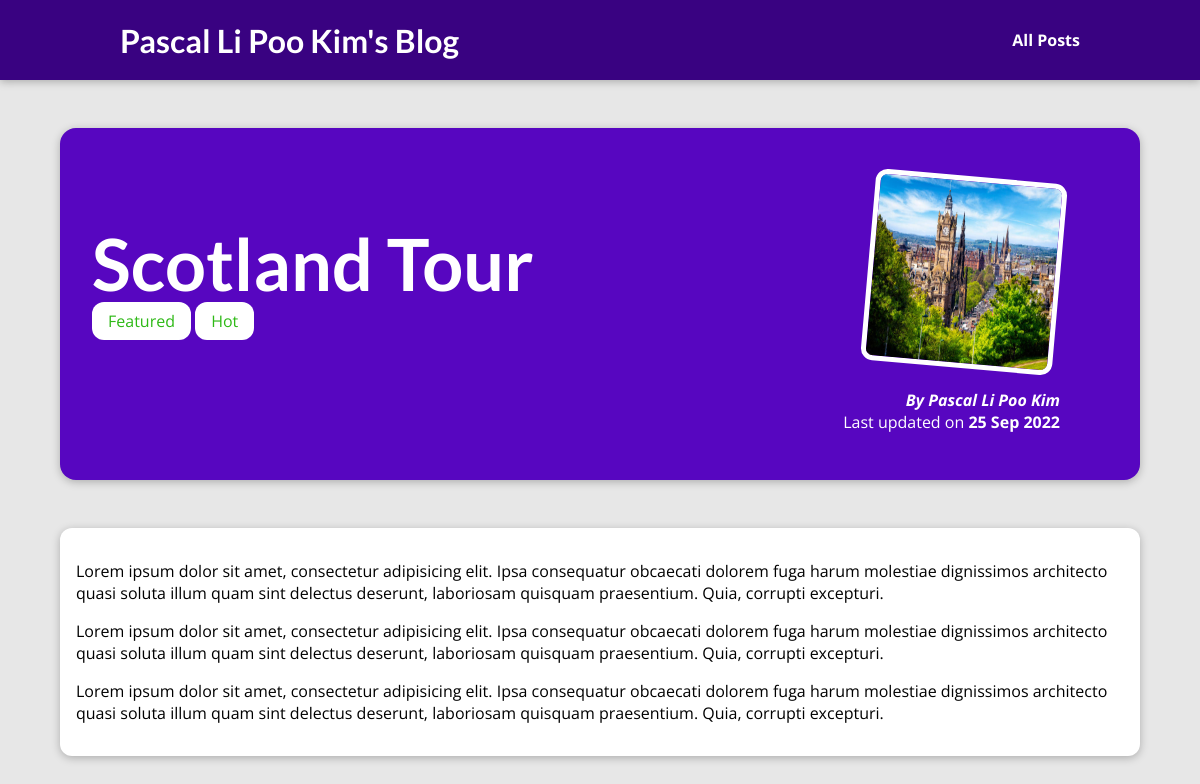
Page /posts/tour-in-scotland on the committed database.
### blog/models.py (models this page shows, shortened)
class Post(models.Model):
    title = models.CharField(max_length=150)
    excerpt = models.CharField(max_length=200)
    image = models.ImageField(upload_to="posts", null=True)
    date = models.DateField(auto_now=True)
    slug = models.SlugField(unique=True)
    content = models.TextField(validators=[MinLengthValidator(10)])
    author = models.ForeignKey(
        Author, on_delete=models.SET_NULL, null=True, related_name="posts"
    )
    tags = models.ManyToManyField(Tag)

class Tag(models.Model):
    caption = models.CharField(max_length=20)

class Author(models.Model):
    first_name = models.CharField(max_length=100)
    last_name = models.CharField(max_length=100)
    email_address = models.EmailField()
    def fullName(self):
        return f"{self.first_name} {self.last_name}"
    def __str__(self):
        return self.fullName()

### blog/views.py (the view)
# urls.py: path("posts/<slug:slug>", views.SinglePostView.as_view(), name="post-detail-page"), #/posts/my-first-post
class SinglePostView(DetailView):
    template_name = "blog/post-detail.html"
    model = Post
    def get_context_data(self, **kwargs):
        context = super().get_context_data(**kwargs)
        context["post_tags"] = self.object.tags.all()
        return context

### blog/templates/blog/post-detail.html (shortened to what this page needs)
{% extends "base.html"%}
{% load static %}
{%block css_files %}
    <link rel="stylesheet" href="{% static "blog/post-detail.css" %}" >
{% endblock %}
{% block content %}
     <section id="summary">
        <h2>{{post.title}}</h2>
        <div>
            {% for tag in post_tags %}
                <span class="tag">{{ tag.caption }}</span>
            {% endfor %}
        </div>
        <article>
            <img src="{{ post.image.url }}" alt="Post Title"/>
            <address>By <a href="mailto:{{post.author.email_address}}"> {{post.author}} </a></address>
            <div>
                Last updated on <time>{{post.date|date:"d M Y"}}</time>
            </div>
        </article>
    </section>
    <main>
        {{post.content|linebreaks }}
    </main>
{% endblock %}

### static/app.css (style rules this page uses)
* { box-sizing: border-box; }
html { font-family: 'Open Sans', 'Lato', sans-serif; }
body { margin: 0; }
h1, h2, h3 { font-family: 'Lato', sans-serif; font-weight: bold; }

### blog/static/blog/post-detail.css (style rules this page uses)
body { background-color: #e7e7e7; }
#summary { margin: 8rem auto 3rem auto; padding: 2rem; width: 90%; max-width: 90rem; border-radius: 16px; background-color: #5706c0; position: relative; box-shadow: 0 2px 8px rgba(0, 0, 0, 0.25); height: 22rem; }
#summary h2 { color: white; font-size: 4.5rem; margin-bottom: 0.25rem; }
#summary article { position: absolute; top: 2rem; right: 3rem; padding: 1rem 2rem; border-radius: 12px; text-align: right; color: white; }
#summary article img { width: 12rem; height: 12rem; border-radius: 12px; transform: rotateZ(5deg); border: 5px solid white; margin-bottom: 1rem; }
#summary address { font-weight: bold; }
#summary a { color: white; text-decoration: none; }
#summary time { font-weight: bold; }
main { width: 90%; max-width: 90rem; margin: 3rem auto; background-color: white; padding: 1rem; border-radius: 12px; box-shadow: 0 2px 8px rgba(0, 0, 0, 0.25); }
.tag { background-color:white; color: rgb(46, 185, 22); padding: 0.5rem 1rem; border-radius: 12px; }

### rows in the picture
Post: title "Scotland Tour", image (picture), author "Pascal Li Poo Kim", date "25 Sep 2022", content "Lorem ipsum dolor sit amet, consectetur adipisicing elit. Ipsa consequatur obcaecati dolorem fuga harum molestiae dignissimos architecto quasi soluta illum quam sint delectus deserunt, laboriosam quisquam praesentium. Quia, corrupti excepturi. Lorem ipsum dolor sit amet, consectetur adipisicing elit. Ipsa consequatur obcaecati dolorem fuga harum molestiae dignissimos architecto quasi soluta illum quam sint delectus deserunt, laboriosam quisquam praesentium. Quia, corrupti excepturi. Lorem ipsum dolor sit amet, consectetur adipisicing elit. Ipsa consequatur obcaecati dolorem fuga harum molestiae dignissimos architecto quasi soluta illum quam sint delectus deserunt, laboriosam quisquam…"
Tag: caption "Featured"
Tag: caption "Hot"
